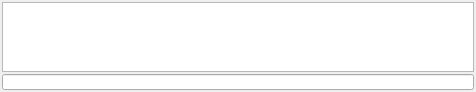
<?xml version="1.0" encoding="UTF-8"?>
<ui version="4.0">
 <class>DockWidgetDebug</class>
 <widget class="QDockWidget" name="DockWidgetDebug">
  <property name="geometry">
   <rect>
    <x>0</x>
    <y>0</y>
    <width>476</width>
    <height>92</height>
   </rect>
  </property>
  <property name="windowTitle">
   <string>DockWidget</string>
  </property>
  <widget class="QWidget" name="dockWidgetContents">
   <property name="sizePolicy">
    <sizepolicy hsizetype="Preferred" vsizetype="Ignored">
     <horstretch>0</horstretch>
     <verstretch>0</verstretch>
    </sizepolicy>
   </property>
   <layout class="QVBoxLayout" name="verticalLayout_2">
    <property name="spacing">
     <number>2</number>
    </property>
    <property name="sizeConstraint">
     <enum>QLayout::SetMinimumSize</enum>
    </property>
    <property name="margin">
     <number>2</number>
    </property>
    <item>
     <widget class="QTextEdit" name="textEditOutput">
      <property name="enabled">
       <bool>true</bool>
      </property>
      <property name="sizePolicy">
       <sizepolicy hsizetype="Expanding" vsizetype="Expanding">
        <horstretch>0</horstretch>
        <verstretch>1</verstretch>
       </sizepolicy>
      </property>
      <property name="baseSize">
       <size>
        <width>0</width>
        <height>10</height>
       </size>
      </property>
     </widget>
    </item>
    <item>
     <widget class="QLineEdit" name="lineEditInput">
      <property name="enabled">
       <bool>true</bool>
      </property>
      <property name="minimumSize">
       <size>
        <width>0</width>
        <height>16</height>
       </size>
      </property>
     </widget>
    </item>
   </layout>
  </widget>
 </widget>
 <resources/>
 <connections/>
</ui>
